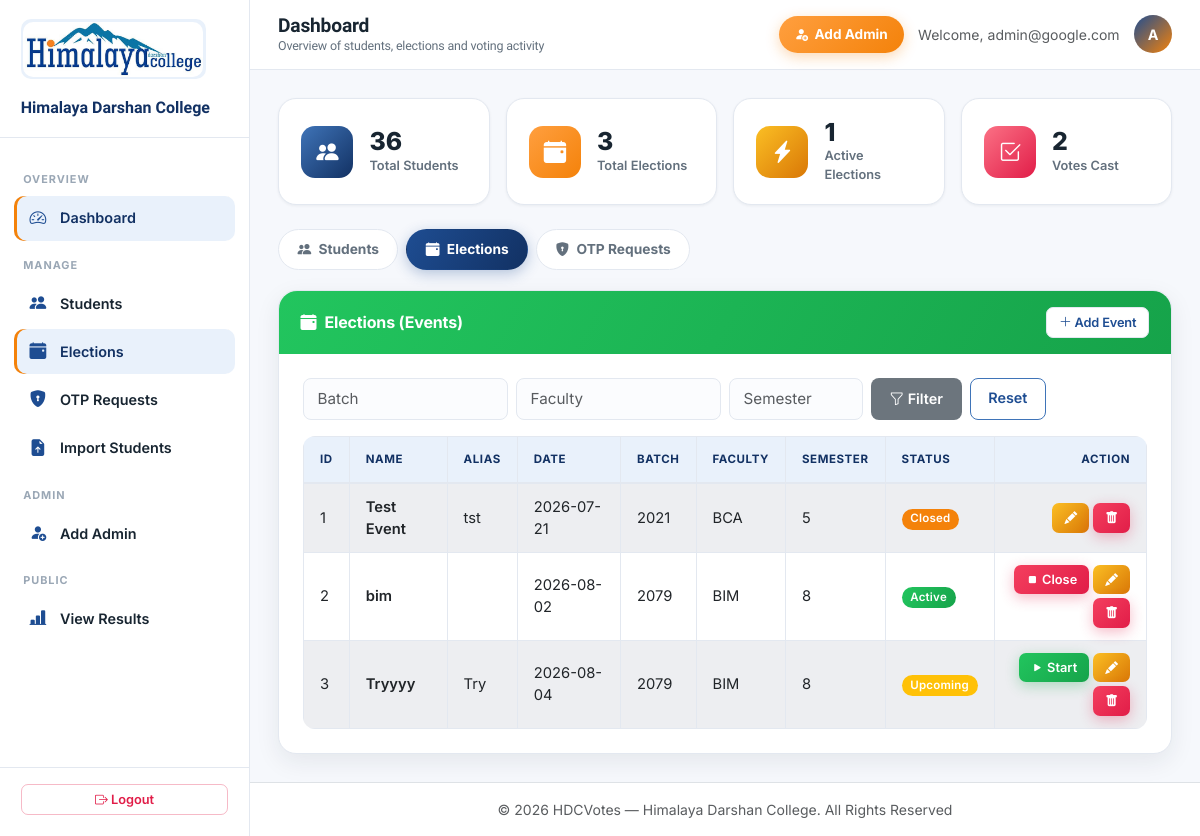
The app's page /Admin/home.php?section=events (signed in) with its own data.
### tables this page shows
CREATE TABLE `election` (
  `election_id` int(11) NOT NULL,
  `election_name` varchar(100) NOT NULL,
  `alias` varchar(50) DEFAULT NULL,
  `election_date` date NOT NULL,
  `election_batch` varchar(20) NOT NULL,
  `election_faculty` varchar(50) NOT NULL,
  `election_semester` int(11) NOT NULL CHECK (`election_semester` between 1 and 8),
  `election_status` varchar(20) DEFAULT 'upcoming'
);

### Admin/events.php (the view, shortened to what this page needs)
<?php
require_once '../Database/db_connect.php';
$batch = $_GET['batch'] ?? '';
$faculty = $_GET['faculty'] ?? '';
$semester = $_GET['semester'] ?? '';
$sql = "SELECT * FROM election WHERE 1=1";
$result = $conn->query($sql);
function statusBadge($status) {
    $map = ['active' => 'success', 'upcoming' => 'warning', 'closed' => 'secondary'];
    $cls = $map[$status] ?? 'secondary';
    return "<span class=\"badge bg-$cls\">" . ucfirst(htmlspecialchars($status)) . "</span>";
}
?>
<div class="card shadow">
    <div class="card-header bg-success text-white d-flex justify-content-between align-items-center flex-wrap gap-2">
        <span><i class="bi bi-calendar-event-fill me-2"></i>Elections (Events)</span>
        <a href="add_event.php" class="btn btn-sm btn-light"><i class="bi bi-plus-lg"></i> Add Event</a>
    </div>
    <div class="card-body">
        <form method="GET" action="home.php" class="row g-2 mb-3">
            <div class="col-md-3"><input type="text" name="batch" class="form-control" placeholder="Batch" value="<?= htmlspecialchars($batch) ?>"></div>
            <div class="col-md-3"><input type="text" name="faculty" class="form-control" placeholder="Faculty" value="<?= htmlspecialchars($faculty) ?>"></div>
            <div class="col-md-2"><input type="number" name="semester" class="form-control" placeholder="Semester" value="<?= htmlspecialchars($semester) ?>"></div>
            <div class="col-md-4 d-flex gap-2">
                <button type="submit" class="btn btn-secondary"><i class="bi bi-funnel"></i> Filter</button>
                <a href="home.php?section=events" class="btn btn-outline-secondary">Reset</a>
            </div>
        </form>
        <div class="table-responsive">
        <table class="table table-bordered table-striped table-hover align-middle">
            <thead><tr><th>ID</th><th>Name</th><th>Alias</th><th>Date</th><th>Batch</th><th>Faculty</th><th>Semester</th><th>Status</th><th class="text-end">Action</th></tr></thead>
            <tbody>
            <?php if ($result && $result->num_rows > 0): ?>
                <?php while($row = $result->fetch_assoc()): ?>
                <tr>
                    <td><?= $row['election_id'] ?></td>
                    <td class="fw-semibold"><?= htmlspecialchars($row['election_name']) ?></td>
                    <td><?= htmlspecialchars($row['alias']) ?></td>
                    <td><?= htmlspecialchars($row['election_date']) ?></td>
                    <td><?= htmlspecialchars($row['election_batch']) ?></td>
                    <td><?= htmlspecialchars($row['election_faculty']) ?></td>
                    <td><?= $row['election_semester'] ?></td>
                    <td><?= statusBadge($row['election_status']) ?></td>
                    <td class="text-end">
                        <div class="d-flex gap-1 justify-content-end flex-wrap">
                            <?php if ($row['election_status'] === 'upcoming'): ?>
                                <a href="update_election_status.php?id=<?= $row['election_id'] ?>&action=start"
                                   class="btn btn-sm btn-success"
                                   title="Start Election"
                                   onclick="return confirm('Are you sure you want to start this election? It will become active and students can vote.')">
                                    <i class="bi bi-play-fill"></i> Start
                                </a>
                            <?php elseif ($row['election_status'] === 'active'): ?>
                                <a href="update_election_status.php?id=<?= $row['election_id'] ?>&action=close"
                                   class="btn btn-sm btn-danger"
                                   title="Close Election"
                                   onclick="return confirm('Are you sure you want to close this election? Voting will be disabled.')">
                                    <i class="bi bi-stop-fill"></i> Close
                                </a>
                            <?php endif; ?>
                            <a href="edit_event.php?id=<?= $row['election_id'] ?>" class="btn btn-sm btn-warning" title="Edit"><i class="bi bi-pencil-fill"></i></a>
                            <a href="delete_event.php?id=<?= $row['election_id'] ?>" class="btn btn-sm btn-danger" title="Delete" onclick="return confirm('Delete this election?')"><i class="bi bi-trash-fill"></i></a>
                        </div>
                    </td>
                </tr>
                <?php endwhile; ?>
            <?php else: ?>
                <tr><td colspan="9" class="text-center text-muted py-4"><i class="bi bi-inbox display-6 d-block mb-2"></i>No elections found.</td></tr>
            <?php endif; ?>
            </tbody>
        </table>
        </div>
    </div>
</div>

### assets/css/custom.css (style rules this page uses)
:root { --primary:#ffffff; --primary-tint:#f6f8fc; --primary-shade:#eef1f6; --secondary:#1e4d92; --secondary-dark:#123163; --secondary-light:#3f74b8; --secondary-soft:#e9f1fb; --tertiary:#f4820a; --tertiary-dark:#c96600; --tertiary-light:#ff9f3f; --tertiary-soft:#fff1e0; --success:#16a34a; --danger:#e11d48; --warning:#d97706; --primary-brand:var(--secondary); --primary-dark:var(--secondary-dark); --primary-light:var(--secondary-light); --accent:var(--tertiary); --ink:#182531; --muted:#63707d; --border:#e3e8f0; --bg:var(--primary-tint); --card:var(--primary); --sidebar-from:#ffffff; --sidebar-to:#ffffff; --radius-lg:18px; --radius-md:12px; --radius-sm:8px; --shadow-sm:0 1px 3px rgba(24,37,49,0.06); --shadow-md:0 8px 24px rgba(24,37,49,0.08); --shadow-lg:0 20px 50px rgba(24,37,49,0.16); }
* { box-sizing:border-box; }
html, body { background:var(--bg); color:var(--ink); font-family:'Inter','Plus Jakarta Sans',-apple-system,BlinkMacSystemFont,sans-serif; -webkit-font-smoothing:antialiased; }
a { color:var(--secondary); text-decoration:none; }
.btn { border-radius:var(--radius-sm); font-weight:600; font-size:0.9rem; padding:0.5rem 1.1rem; transition:all .18s ease; border:1px solid transparent; }
.btn-sm { border-radius:7px; padding:0.32rem 0.75rem; font-size:0.8rem; }
.btn-success { background:linear-gradient(135deg,#22c55e,var(--success)); border:none; box-shadow:0 4px 14px rgba(22,163,74,0.3); }
.btn-danger { background:linear-gradient(135deg,#f43f5e,var(--danger)); border:none; box-shadow:0 4px 14px rgba(225,29,72,0.3); }
.btn-warning { background:linear-gradient(135deg,#fbbf24,var(--warning)); border:none; color:#fff; }
.btn-secondary, .btn-outline-secondary { border-radius:var(--radius-sm); }
.btn-outline-secondary { color:var(--secondary); border-color:var(--secondary-light); }
.btn-light { background:#fff; color:var(--secondary); border:1px solid var(--border); }
.card { border:1px solid var(--border); border-radius:var(--radius-lg); box-shadow:var(--shadow-sm); background:var(--card); }
.card-header { border-radius:var(--radius-lg) var(--radius-lg) 0 0 !important; border-bottom:none; font-weight:700; padding:1rem 1.35rem; letter-spacing:-0.01em; }
.card-header.bg-success { background:linear-gradient(120deg,#22c55e,var(--success)) !important; }
.card-body { padding:1.5rem; }
.card.shadow { box-shadow:var(--shadow-md) !important; }
.form-control, .form-select { border-radius:var(--radius-sm); border:1.5px solid var(--border); padding:0.55rem 0.85rem; font-size:0.95rem; transition:all .15s ease; background:#fbfcfe; }
.table { margin-bottom:0; }
.table thead th { background:var(--secondary-soft); color:var(--secondary-dark); font-size:0.72rem; text-transform:uppercase; letter-spacing:.05em; font-weight:700; border-bottom:2px solid var(--border); padding:0.85rem 1rem; white-space:nowrap; }
.table td { padding:0.75rem 1rem; vertical-align:middle; border-color:var(--border); font-size:0.92rem; }
.table-striped>tbody>tr:nth-of-type(odd)>* { background-color:#fafbfe; }
.table-bordered { border-color:var(--border); }
.table-responsive { border-radius:var(--radius-md); }
.badge { font-weight:600; padding:0.4em 0.75em; border-radius:30px; font-size:0.72rem; letter-spacing:.02em; }
.badge.bg-secondary { background:var(--tertiary) !important; }
.bg-success { background:linear-gradient(120deg,#22c55e,var(--success)) !important; }
.bg-secondary { background:linear-gradient(120deg,var(--tertiary-light),var(--tertiary)) !important; }

### records on screen
election: election_id "1", election_name "Test Event", alias "tst", election_date "2026-07-21", election_batch "2021", election_faculty "BCA", election_semester "5", election_status "Closed"
election: election_id "2", election_name "bim", election_date "2026-08-02", election_batch "2079", election_faculty "BIM", election_semester "8", election_status "Active"
election: election_id "3", election_name "Tryyyy", alias "Try", election_date "2026-08-04", election_batch "2079", election_faculty "BIM", election_semester "8", election_status "Upcoming"

### other values on screen
$pageTitle "Dashboard"
$pageSubtitle "Overview of students, elections and voting activity"
$adminEmail "admin@google.com"
$adminInitial "A"
$total_students "36"
$total_elections "3"
$active_elections "1"
$total_votes "2"
